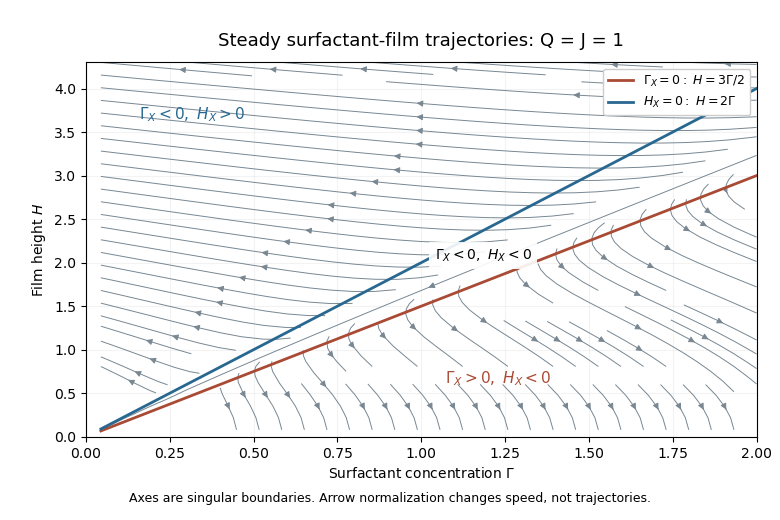

This figure's Python source:
"""Positive-flux phase portrait; Python 3.14, root numpy/matplotlib; cwd PNG only."""
from pathlib import Path
import os
if not os.environ.get('MPLCONFIGDIR'):raise RuntimeError('Supply an owned MPLCONFIGDIR')
import matplotlib
matplotlib.use('Agg')
import matplotlib.pyplot as plt
import numpy as np
x=np.linspace(.045,2,200);y=np.linspace(.08,4.3,220);C,H=np.meshgrid(x,y)
f=6/H**2-4/(H*C);h=(6/(H*C)-12/H**2)/H
speed=np.hypot(f,h);f/=speed;h/=speed
fig,ax=plt.subplots(figsize=(7.8,5.2),dpi=100,facecolor='white');ax.set_facecolor('white')
ax.streamplot(x,y,f,h,density=1.0,color='#788792',linewidth=.7,arrowsize=.9)
ax.plot(x,1.5*x,lw=2,color='#a94b34',label=r'$\Gamma_X=0:\ H=3\Gamma/2$')
ax.plot(x,2*x,lw=2,color='#286890',label=r'$H_X=0:\ H=2\Gamma$')
ax.text(.16,3.65,r'$\Gamma_X<0,\ H_X>0$',color='#286890',fontsize=11)
ax.text(1.04,2.04,r'$\Gamma_X<0,\ H_X<0$',fontsize=10,bbox={'facecolor':'white','alpha':.9,'edgecolor':'none'})
ax.text(1.07,.62,r'$\Gamma_X>0,\ H_X<0$',color='#a94b34',fontsize=11)
ax.set_xlim(0,2);ax.set_ylim(0,4.3);ax.set_xlabel(r'Surfactant concentration $\Gamma$');ax.set_ylabel(r'Film height $H$')
ax.set_title('Steady surfactant-film trajectories: Q = J = 1',fontsize=13,pad=12)
ax.legend(loc='upper right',fontsize=9,framealpha=1);ax.grid(alpha=.15)
fig.subplots_adjust(left=.11,right=.97,top=.88,bottom=.16)
fig.text(.5,.035,'Axes are singular boundaries. Arrow normalization changes speed, not trajectories.',ha='center',fontsize=9)
fig.savefig(Path.cwd()/(Path(__file__).stem+'.png'),dpi=100,facecolor='white',transparent=False);plt.close(fig)
